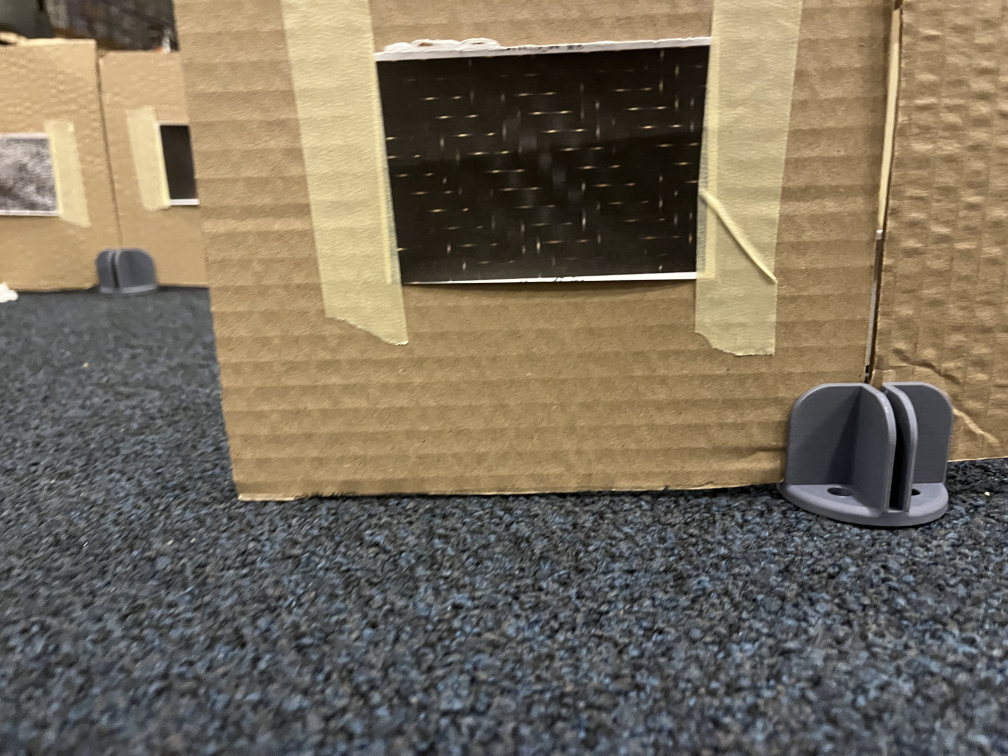
#> input picture DSP_codes/photos/IMG-3651.jpg, 4032 x 3024 px, found by its file name (shown at 1/4 size)
$ python corr_match_edges.py   (older library calls are emulated)
#> lines starting #> are read from the running program, lines starting #| are printed output that depends on the picture; after the words box and inside, x2 and y2 are one past the last pixel; in counts of white or black regions, pixels touching at a corner belong together
import cv2
import os
import numpy as np

def detect_large_edges(image_path, sigma=1.0, gradient_threshold=100, kernel_size=9, display_scale=1.0, min_contour_length=20):
    """
    Detect large edges in an image using the gradient method and filter noise using contour filtering.

    Parameters:
        image_path (str): Path to the input image.
        sigma (float): Gaussian blur standard deviation.
        gradient_threshold (int): Threshold to filter weak gradients.
        kernel_size (int): Size of the Sobel operator kernel (must be odd).
        display_scale (float): Scale factor to resize the output for display.
        min_contour_length (int): Minimum contour length to retain.

    Returns:
        numpy.ndarray: Edge-detected image.
    """
#> called with image_path = 'DSP_codes/more_code/test/IMG-3651.jpg', sigma = 1.2, gradient_threshold = 50, kernel_size = 3, display_scale = 1, min_contour_length = 250
    # Load the image in grayscale
    original_image = cv2.imread(image_path)
#> original_image is the input picture: shape (3024, 4032, 3); mean B, G, R 91.9, 109.1, 119.7
    if original_image is None:
        raise FileNotFoundError(f"Image not found at {image_path}")
    grayscale_image = cv2.cvtColor(original_image, cv2.COLOR_BGR2GRAY)
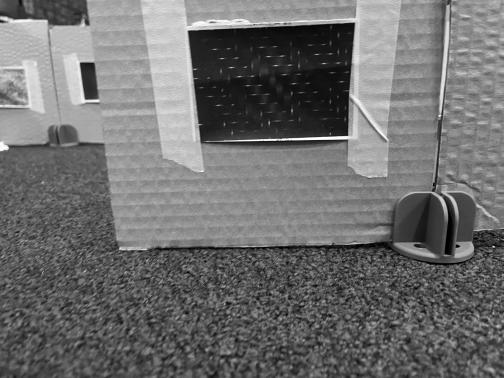
#> grayscale_image: shape (3024, 4032) (shown at 1/8 size); min 0, max 255, mean 110.3

    # Apply Gaussian Blur to reduce noise
    blurred = cv2.GaussianBlur(grayscale_image, (0, 0), sigma)

    # Compute gradients using the Sobel operator
    grad_x = cv2.Sobel(blurred, cv2.CV_64F, 1, 0, ksize=kernel_size)
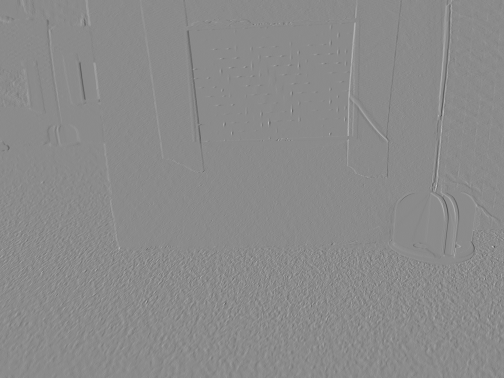
#> grad_x: shape (3024, 4032) float64 (shown at 1/8 size); min -425, max 356, mean 0; drawn with min black and max white
    grad_y = cv2.Sobel(blurred, cv2.CV_64F, 0, 1, ksize=kernel_size)

    # Compute gradient magnitude
    gradient_magnitude = np.sqrt(grad_x**2 + grad_y**2)
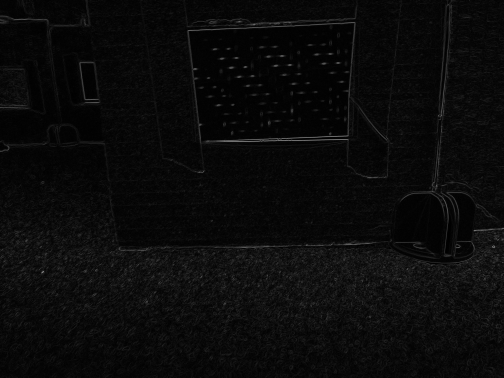
#> gradient_magnitude: shape (3024, 4032) float64 (shown at 1/8 size); min 0, max 527.5, mean 22.6; drawn with min black and max white
    gradient_magnitude = cv2.convertScaleAbs(gradient_magnitude)
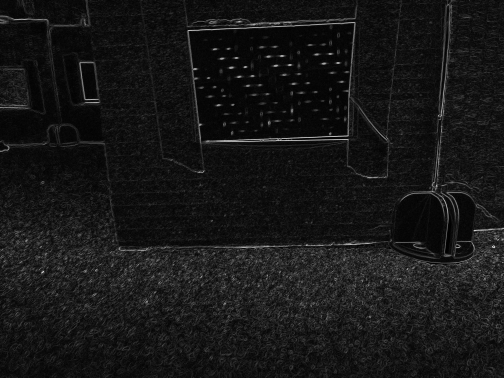
#> gradient_magnitude: shape (3024, 4032) (shown at 1/8 size); min 0, max 255, mean 22.5

    # Apply threshold to filter weak gradients
    _, large_edges = cv2.threshold(gradient_magnitude, gradient_threshold, 255, cv2.THRESH_BINARY)
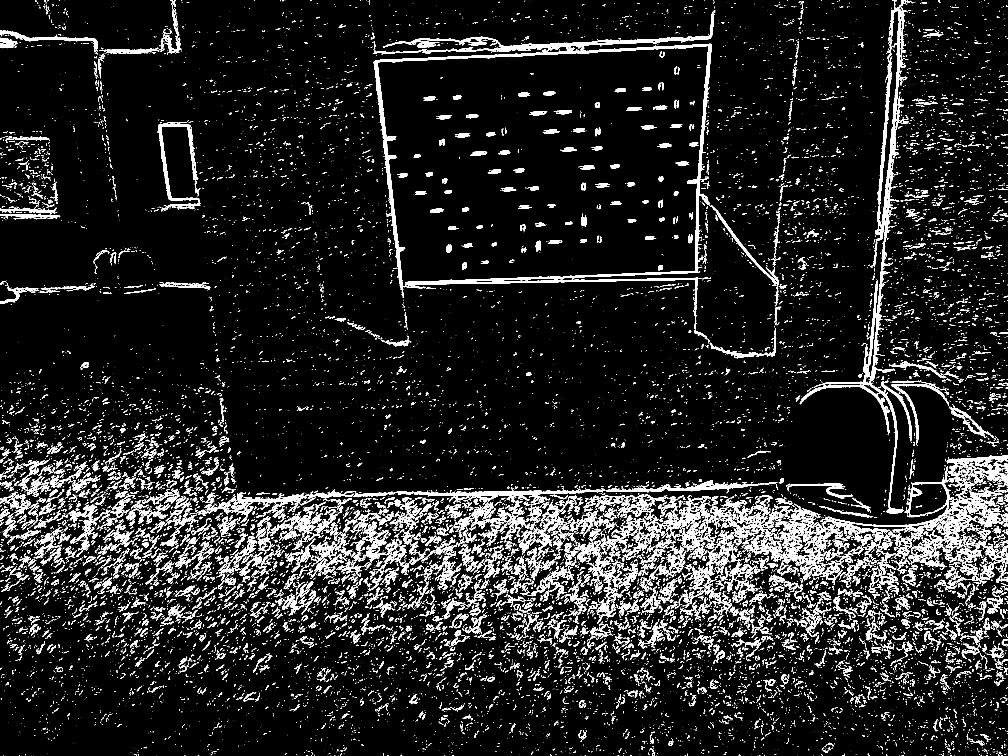
#> large_edges: shape (3024, 4032) (shown at 1/4 size); 8.2% white; 22460 white regions (16188 under 20 px)

    # Find contours in the edge-detected image
    contours, _ = cv2.findContours(large_edges, cv2.RETR_EXTERNAL, cv2.CHAIN_APPROX_SIMPLE)
#> contours = 22439 contours, 18082 with area under 20; largest, box (x1, y1, x2, y2) and area: (1494, 175, 2847, 1316) 51994, (3256, 672, 3615, 2054) 16147, (3644, 1865, 3886, 2238) 13534, (1532, 47, 2858, 210) 12568, (3501, 0, 3646, 962) 10962

    # Create an empty mask to draw filtered contours
    filtered_edges = np.zeros_like(large_edges)

    # Filter contours by length and draw them on the mask
    for contour in contours:
        if cv2.arcLength(contour, closed=False) > min_contour_length:
            cv2.drawContours(filtered_edges, [contour], -1, 255, thickness=cv2.FILLED)
#> this loop made 22439 passes
#> contour on passes 1 to 3: [[3944, 3023]], [[3935, 3023]], [[3860, 3023]]
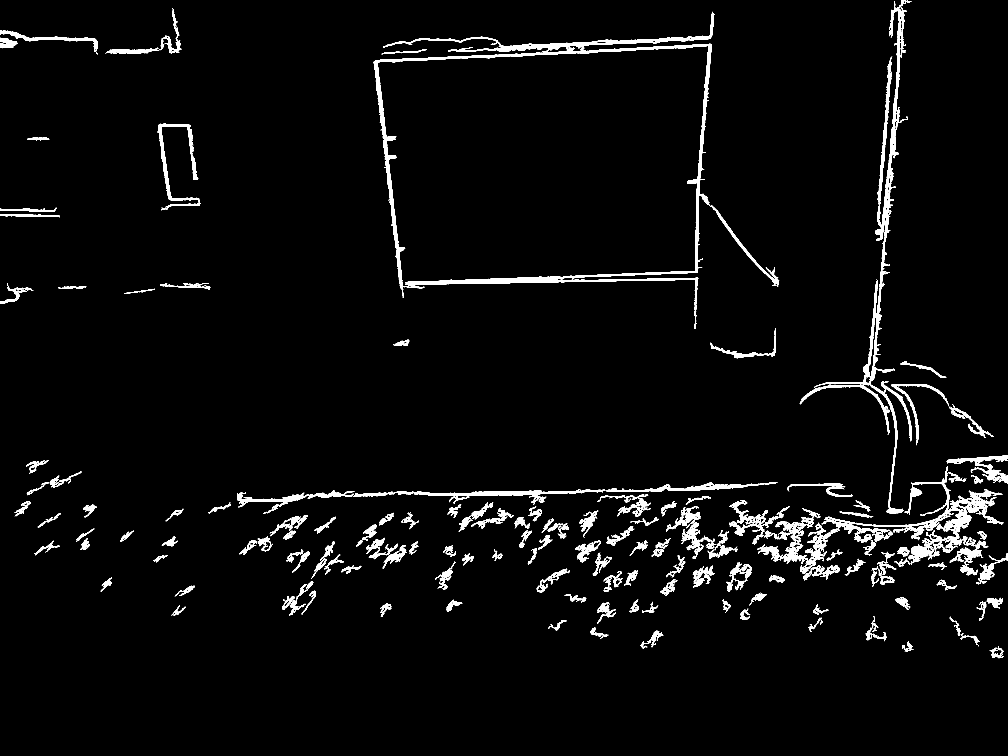
#> filtered_edges: shape (3024, 4032) (shown at 1/4 size); 3.2% white; 202 white regions, largest, box (x1, y1, x2, y2) and area: (1494, 175, 2847, 1316) 57673, (3256, 672, 3615, 2054) 18769, (3644, 1865, 3886, 2238) 15709

    # Resize the edges image for display
    edges_resized = cv2.resize(filtered_edges, None, fx=display_scale, fy=display_scale, interpolation=cv2.INTER_AREA)

    return edges_resized

def template_match_multiple_templates(template_paths, target_edges, scale_factor=1, threshold_ratio=0.8, max_boxes=10):
    """
    Perform template matching for multiple templates on edge-detected images.

    Parameters:
        template_paths (list): List of paths to template images.
        target_edges (numpy.ndarray): Edge-detected target image.
        scale_factor (float): Scale factor to resize the output images.
        threshold_ratio (float): Ratio to define the threshold (e.g., 0.8 for 80% correlation).
        max_boxes (int): Maximum number of boxes to draw per template.

    Returns:
        numpy.ndarray: Target image with matched regions highlighted.
    """
#> called with scale_factor = 0.5, threshold_ratio = 0.8, max_boxes = 2
    result_image = cv2.cvtColor(target_edges, cv2.COLOR_GRAY2BGR)

    for template_path in template_paths:
        template = cv2.imread(template_path, cv2.IMREAD_GRAYSCALE)
        if template is None:
#> (the run stopped early here; a loop or call above may not have finished)

$ run again, with DSP_codes/photos/IMG-3644.jpg copied over DSP_codes/photos/IMG-3651.jpg
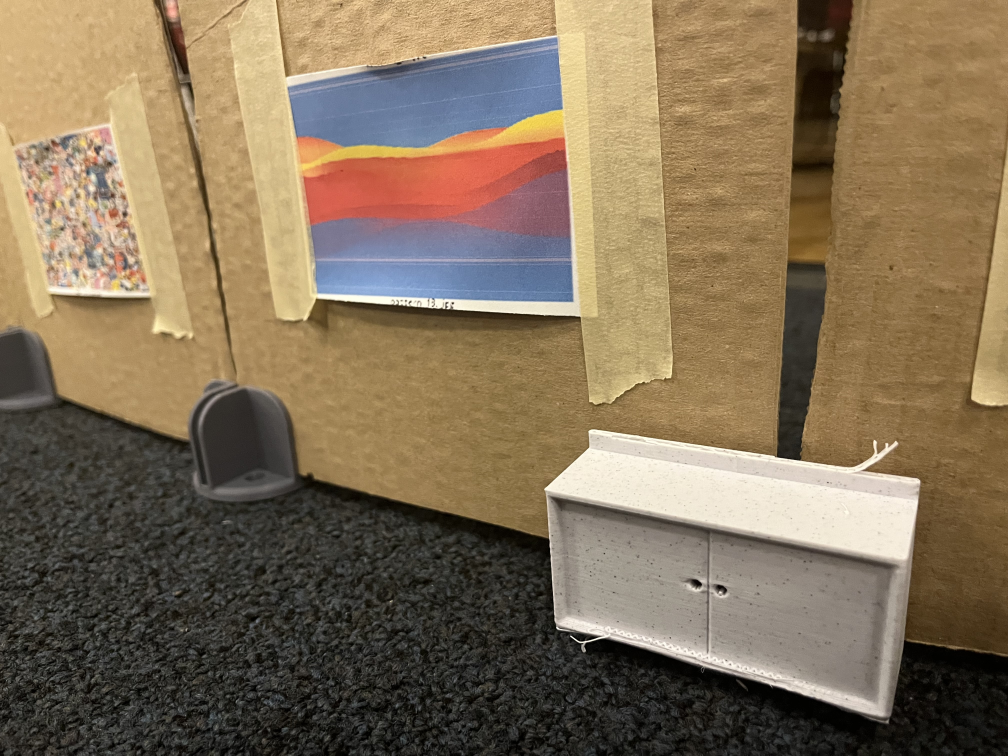
#> input picture DSP_codes/photos/IMG-3644.jpg, 4032 x 3024 px, found by its file name (shown at 1/4 size)
#> in detect_large_edges, original_image is the input picture: shape (3024, 4032, 3); mean B, G, R 88.5, 113.2, 131
#> in detect_large_edges, `_, large_edges = cv2.threshold(gradient_magnitude, gradient_threshold,..`:
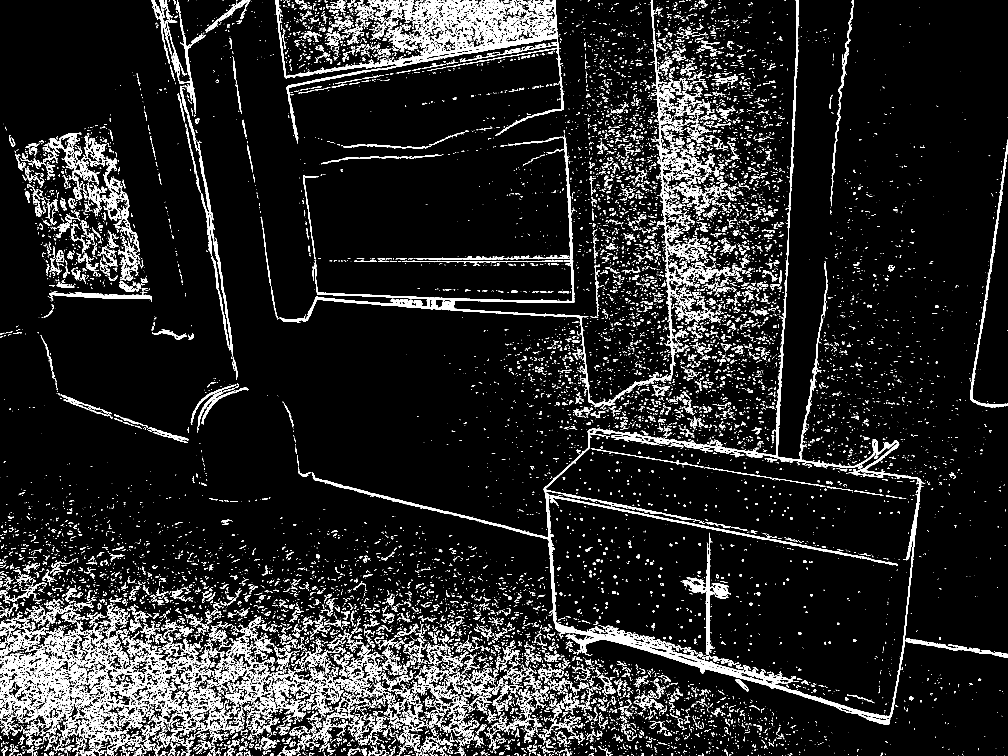
#> large_edges: shape (3024, 4032) (shown at 1/4 size); 8.3% white; 26028 white regions (18476 under 20 px)
#> contours = 25053 contours, 20587 with area under 20; largest, box (x1, y1, x2, y2) and area: (1248, 757, 4032, 2899) 1301726, (1118, 0, 2749, 1629) 35903, (1101, 0, 2255, 574) 26400, (0, 2594, 286, 2886) 18938, (1751, 0, 2047, 121) 11486
#> the loop in detect_large_edges, `for contour in contours:` made 25053 passes
#> contour on passes 1 to 3: [[3984, 3023]], [[2554, 3023]], [[2524, 3023]]
#> after the loop in detect_large_edges, `for contour in contours:`:
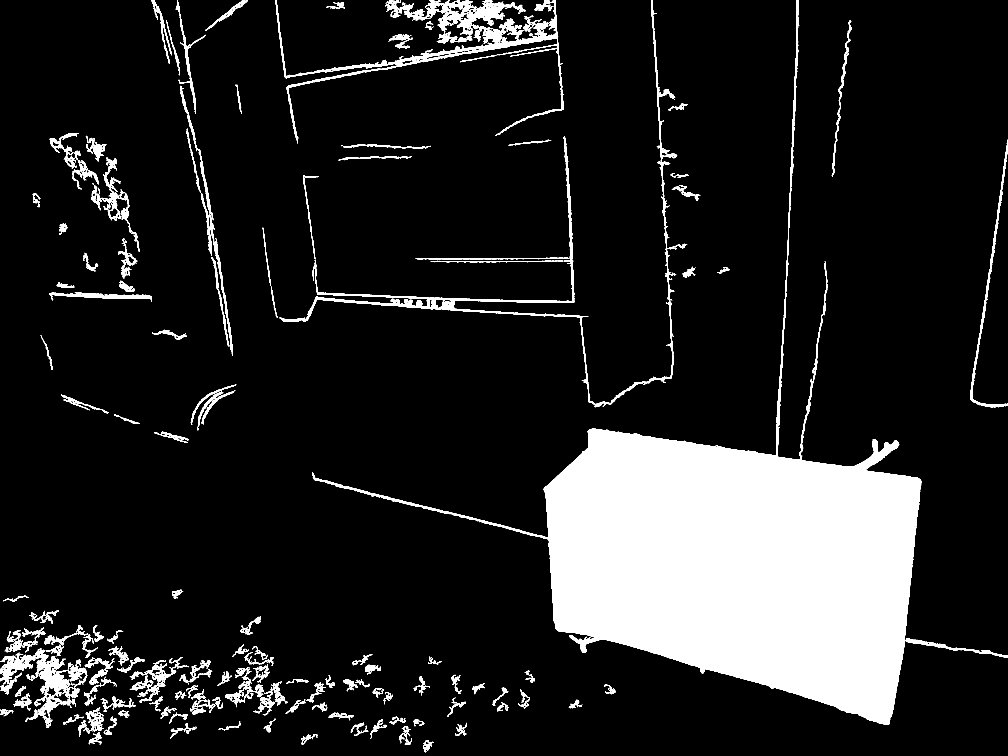
#> filtered_edges: shape (3024, 4032) (shown at 1/4 size); 13.2% white; 192 white regions, largest, box (x1, y1, x2, y2) and area: (1248, 757, 4032, 2899) 1308151, (1118, 0, 2749, 1629) 43265, (1101, 0, 2255, 574) 31855

$ run again, with DSP_codes/photos/IMG-3645.jpg copied over DSP_codes/photos/IMG-3651.jpg
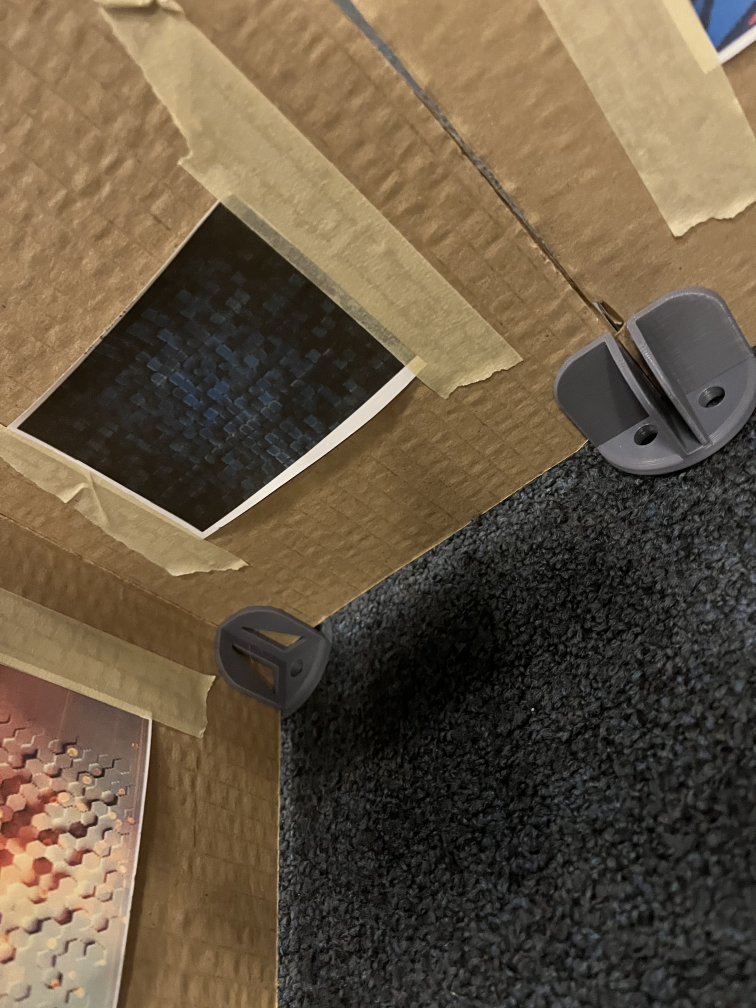
#> input picture DSP_codes/photos/IMG-3645.jpg, 3024 x 4032 px, found by its file name (shown at 1/4 size)
#> in detect_large_edges, original_image is the input picture: shape (4032, 3024, 3); mean B, G, R 66.7, 87.1, 102.6
#> in detect_large_edges, `_, large_edges = cv2.threshold(gradient_magnitude, gradient_threshold,..`:
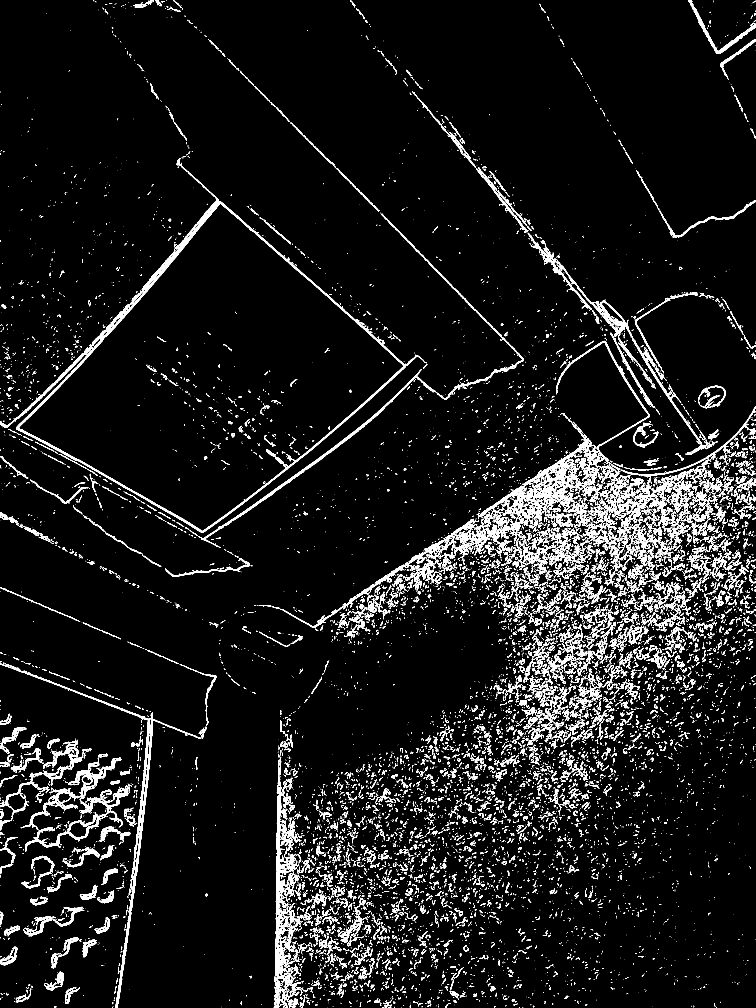
#> large_edges: shape (4032, 3024) (shown at 1/4 size); 5.7% white; 15669 white regions (10782 under 20 px)
#> contours = 15381 contours, 12149 with area under 20; largest, box (x1, y1, x2, y2) and area: (0, 804, 1696, 2131) 1036428, (1095, 3041, 1193, 4032) 18300, (792, 855, 2095, 2192) 14140, (100, 3143, 520, 3407) 11996, (462, 2850, 805, 4032) 9092
#> the loop in detect_large_edges, `for contour in contours:` made 15381 passes
#> contour on passes 1 to 3: [[2775, 4030], [2775, 4031]], [[1607, 4030], [1607, 4031]], [[1308, 4029]]
#> after the loop in detect_large_edges, `for contour in contours:`:
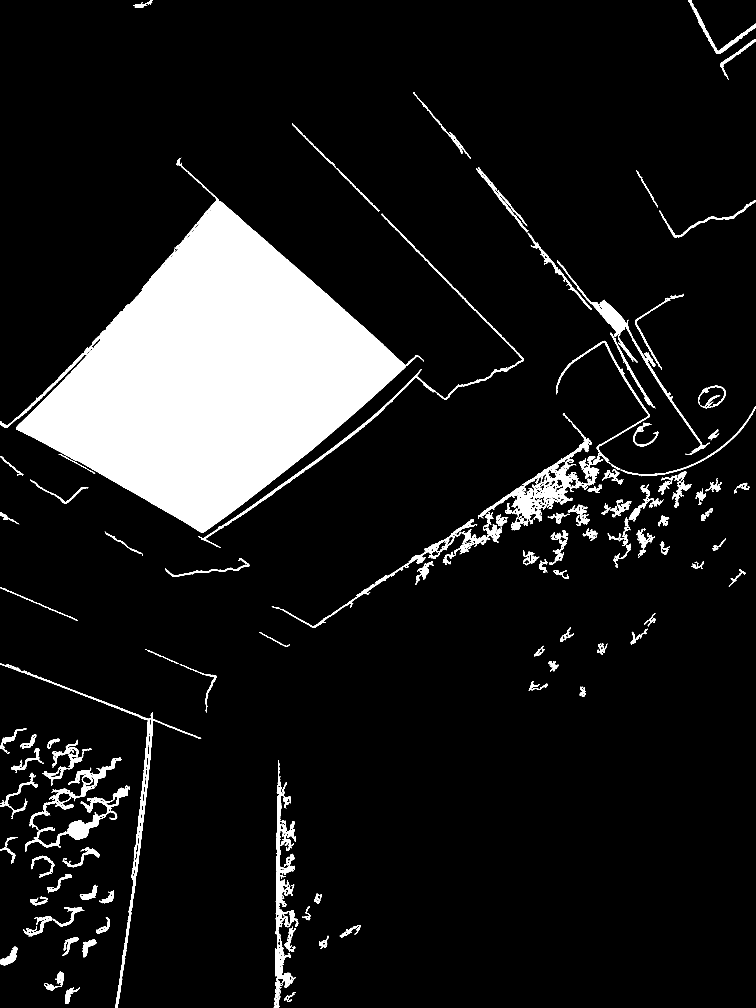
#> filtered_edges: shape (4032, 3024) (shown at 1/4 size); 10.8% white; 133 white regions, largest, box (x1, y1, x2, y2) and area: (0, 804, 1696, 2131) 1038741, (1095, 3041, 1193, 4032) 21200, (792, 855, 2095, 2192) 16328
